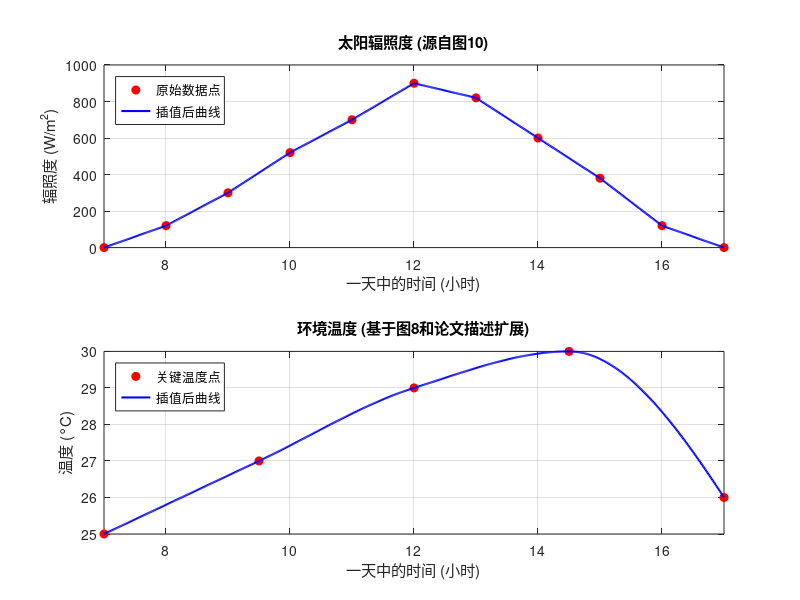

Source code (MATLAB):
% =========================================================================
% SCRIPT: prepare_input_data.m (Final Corrected and Populated Version)
% DATE: 2025-10-29
% =========================================================================

clear; clc; close all;

disp('开始处理和生成仿真输入数据...');

% --- 1. 定义从图表中手动提取的原始数据点 ---
% 注意：下面给出的是示例/占位的数字化点（7:00 到 17:00）。
% 请用你从论文图10中实际提取的点替换这些数组，或从 CSV 文件读取。

% X轴: 时间 (小时制，从 7 表示 7:00 到 17 表示 17:00)
time_hours_ira_raw = [7, 8, 9, 10, 11, 12, 13, 14, 15, 16, 17];

% Y轴: 太阳辐照度 (W/m^2)，示例值（早晚为 0，中午峰值）
irradiance_raw = [0, 120, 300, 520, 700, 900, 820, 600, 380, 120, 0];

% 校验数组一致性
if numel(time_hours_ira_raw) ~= numel(irradiance_raw)
    error('时间数据点与辐照度数据点数量不匹配，请检查 time_hours_ira_raw 与 irradiance_raw.');
end

% --- 2. 创建统一的仿真时间轴 ---
% 仿真时间范围与图10一致，从早上 7:00 到下午 17:00
total_duration_minutes = (time_hours_ira_raw(end) - time_hours_ira_raw(1)) * 60;
time_sim_minutes = 0:1:total_duration_minutes; % 仿真时间向量 (单位: 分钟)

% --- 3. 数据转换与插值 ---
% a) 处理太阳辐照度数据
% 将小时制的时间转换为相对于仿真开始时间（7:00）的分钟数
time_minutes_ira_rel = (time_hours_ira_raw - time_hours_ira_raw(1)) * 60;

% 使用线性插值方法，根据仿真时间轴生成平滑的太阳辐照度曲线
Ira_sim = interp1(time_minutes_ira_rel, irradiance_raw, time_sim_minutes, 'linear', 'extrap');

% 清理数据：确保辐照度非负
Ira_sim(Ira_sim < 0) = 0;

% b) 处理环境温度数据
% 使用论文中给出的典型值及图8的形状来生成一个示例环境温度曲线
mid_point_sim = total_duration_minutes / 2;
% 对应 7:00, ~9:30, 12:00, ~14:30, 17:00（单位：分钟相对）
time_amb_full_day = [0, mid_point_sim/2, mid_point_sim, mid_point_sim*1.5, total_duration_minutes];
temp_amb_full_day = [25.0, 27.0, 29.0, 30.0, 26.0]; % (°C)，可替换为更精确的点

% 对假设的温度点进行平滑插值
T_amb_sim = interp1(time_amb_full_day, temp_amb_full_day, time_sim_minutes, 'pchip');

% --- 4. 可视化检查 ---
figure('Name', 'Interpolated Simulation Inputs', 'NumberTitle', 'off');

% 绘制太阳辐照度
subplot(2, 1, 1);
plot(time_hours_ira_raw, irradiance_raw, 'ro', 'MarkerFaceColor', 'r', 'DisplayName', '原始数据点');
hold on;
plot(time_sim_minutes/60 + time_hours_ira_raw(1), Ira_sim, 'b-', 'LineWidth', 1.5, 'DisplayName', '插值后曲线');
title('太阳辐照度 (源自图10)');
xlabel('一天中的时间 (小时)');
ylabel('辐照度 (W/m^2)');
grid on;
legend('Location','northwest');
xlim([time_hours_ira_raw(1), time_hours_ira_raw(end)]);

% 绘制环境温度
subplot(2, 1, 2);
plot(time_amb_full_day/60 + time_hours_ira_raw(1), temp_amb_full_day, 'ro', 'MarkerFaceColor', 'r', 'DisplayName', '关键温度点');
hold on;
plot(time_sim_minutes/60 + time_hours_ira_raw(1), T_amb_sim, 'b-', 'LineWidth', 1.5, 'DisplayName', '插值后曲线');
title('环境温度 (基于图8和论文描述扩展)');
xlabel('一天中的时间 (小时)');
ylabel('温度 (°C)');
grid on;
legend('Location','northwest');
xlim([time_hours_ira_raw(1), time_hours_ira_raw(end)]);

% --- 5. 保存结果 ---
% 将处理好的数据保存到 ../data 文件夹下的 .mat 文件中
data_dir = fullfile('..', 'data');
if ~exist(data_dir, 'dir')
   mkdir(data_dir);
end
output_filename = fullfile(data_dir, 'input_data.mat');

save(output_filename, 'time_sim_minutes', 'T_amb_sim', 'Ira_sim');

fprintf('\n数据处理完成！\n');
fprintf('仿真输入数据已成功保存至: %s\n', output_filename);
